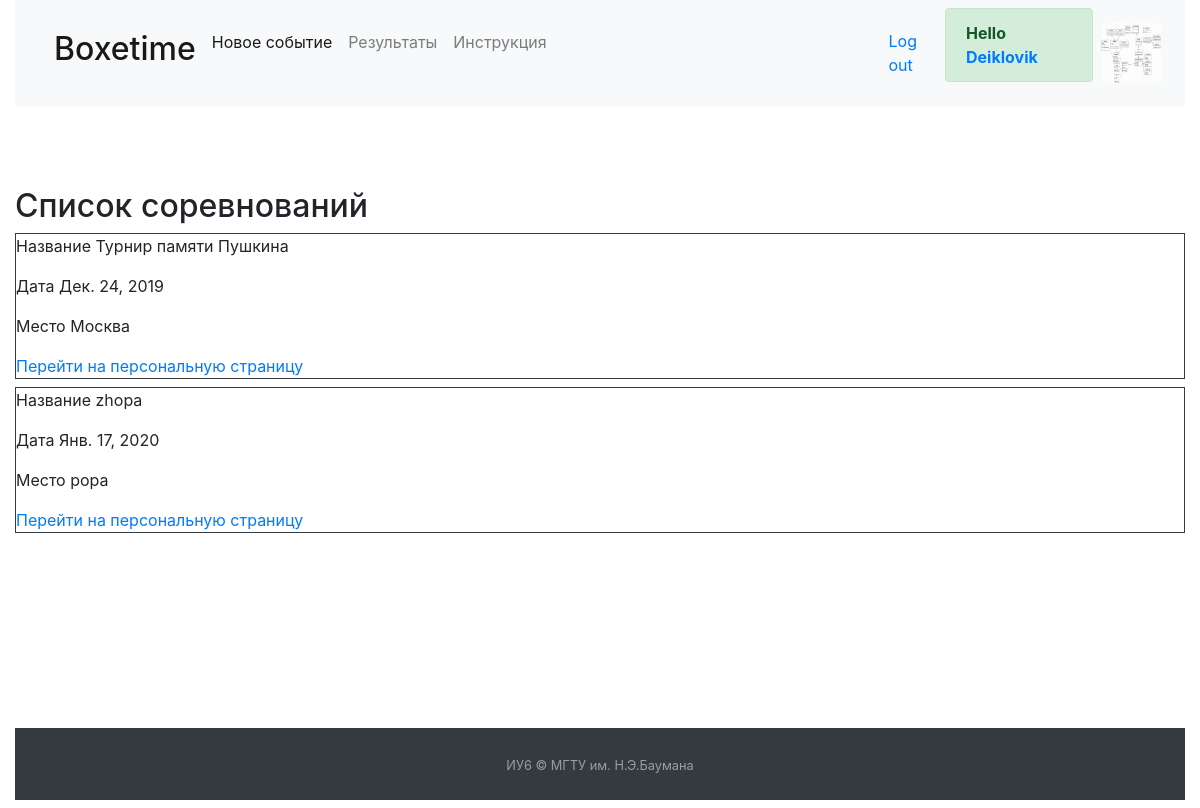
The app's page /event_list (signed in), older data.
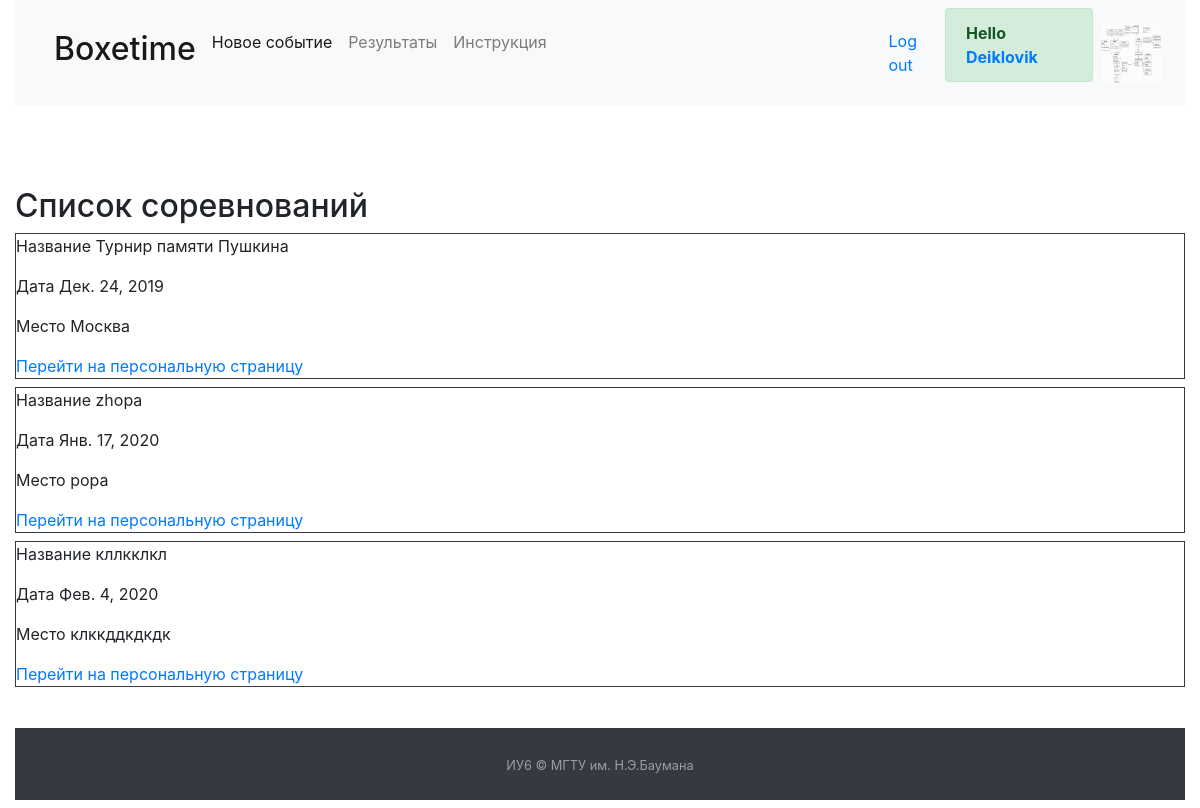
The same page, newer data.
### boxetime/models.py (models this page shows, shortened)
class Profile(models.Model):
    avatar = models.ImageField(default="default.png", upload_to="images/")
    user = models.OneToOneField(User, on_delete=models.CASCADE)

class Competition(models.Model):
    sport_choices = (
        ('Boxing', 'Бокс'),
        ('Kickboxing', 'Кикбоксинг')
    )
    title = models.CharField(max_length=100)
    date = models.DateField(auto_now_add=True)
    place = models.CharField(max_length=255)
    responsible = models.TextField(blank=True)
    level = models.CharField(max_length=200)
    sport = models.CharField(max_length=50, choices=sport_choices, default='Boxing')
    description = models.TextField(blank=True)
    docs = models.FileField(upload_to='docs/', blank=True, null=True)
    users = models.ManyToManyField(User, blank=True, related_name='members')
    author = models.ForeignKey(User, on_delete=models.SET(1), default=1)

### boxetime/views.py (the view)
# urls.py: path('event_list', views.EventListView.as_view(), name="event_list"),
class EventListView(ListView):
    template_name = "event_list.html"
    model = Competition
    context_object_name = "event_list"

### boxetime/templates/event_list.html
{% extends 'base.html' %}
{% load static %}
{% block content %}
    <p class="h2 mt-5">Список соревнований</p>
    {% for event in event_list %}
        <div class="border border-dark my-2">
            <p>Название {{ event.title }}</p>
            <p>Дата {{ event.date }}</p>
            <p>Место {{ event.place }}</p>
            <a href="{% url 'concrete_event' event.id %}">Перейти на персональную страницу</a></div>
    {% endfor %}
{% endblock %}

### boxetime/templates/base.html (shortened to what this page needs)
<!DOCTYPE html>
<html lang="en">
<head>
    {% load staticfiles %}
    <link rel="stylesheet" type="text/css" href="{% static "css/bootstrap.min.css" %}"/>
    <link rel="stylesheet" href="{% static "css/style.css" %}"/>
</head>
<body class="container-fluid mb-2">
<div class="main-block">
    <header>
        <nav class="navbar navbar-expand-md navbar-light bg-light">
            <div class="navbar-search col-9 d-flex flex-row">
                <ul class="navbar-nav">
                    <li class="nav-item active">
                        <a class="nav-link" href="/"><h2>Boxetime</h2></a>
                    </li>
                    <li class="nav-item active">
                        <a class="nav-link" href="{% url "new_event" %}">Новое событие</a>
                    </li>
                    <li class="nav-item">
                        <a class="nav-link" href="{% url "event_list" %}">Результаты</a>
                    </li>
                    <li class="nav-item">
                        <a class="nav-link" href="{% url "instruction" %}">Инструкция</a>
                    </li>
                </ul>
            </div>
            {% if user.is_authenticated %}
                <a href="{% url 'logout' %}?next={{ request.path }}" class="mx-1">Log out</a>
                <strong class="alert alert-success">Hello <a
                        href="{% url 'cabinet' %}"> {{ user.username }}</a></strong>
                <a href="{% url "cabinet" %}"><img src="{{ user.profile.avatar.url }}" class="rounded m-2"
                                                   alt="Avatar" width="60" height="60"/></a>
            {% else %}
                <a href="{% url "signup" %}" class="mx-1 btn btn-secondary">Sign up</a>
                <a href="{% url "login" %}?next={{ request.path }}" class="btn btn-primary">Log in</a>
            {% endif %}
        </nav>
    </header>
    <div class="main-content">
        {% block content %}
        {% endblock %}
    </div>
    <footer id="sticky-footer" class="py-4 bg-dark text-white-50">
        <div class="text-center">
            <small>ИУ6 &copy; МГТУ им. Н.Э.Баумана</small>
        </div>
    </footer>
</div>
</body>
</html>

### boxetime/static/css/style.css (style rules this page uses)
.main-block { display: flex; flex-direction: column; height: 100vh; }
.main-content { flex: 1 0 auto; }
#sticky-footer { flex-shrink: 0; }

Row changes from the older to the newer data that the page shows:
added Competition: title "кллкклкл", date "Фев. 4, 2020", place "клккддкдкдк"
